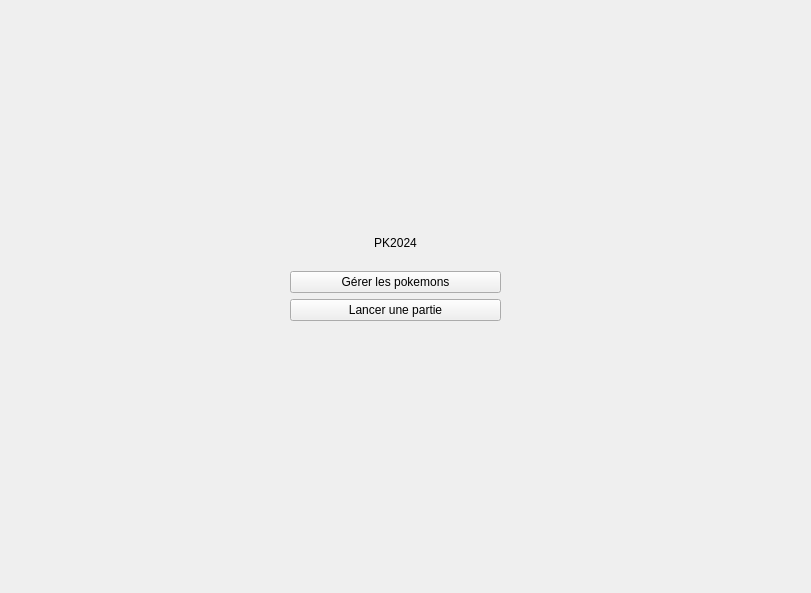
<?xml version="1.0" encoding="UTF-8"?>
<ui version="4.0">
 <class>home</class>
 <widget class="QWidget" name="home">
  <property name="geometry">
   <rect>
    <x>0</x>
    <y>0</y>
    <width>811</width>
    <height>593</height>
   </rect>
  </property>
  <property name="windowTitle">
   <string>Form</string>
  </property>
  <widget class="QWidget" name="verticalLayoutWidget">
   <property name="geometry">
    <rect>
     <x>290</x>
     <y>220</y>
     <width>211</width>
     <height>101</height>
    </rect>
   </property>
   <layout class="QVBoxLayout" name="verticalLayout">
    <item>
     <widget class="QLabel" name="label">
      <property name="layoutDirection">
       <enum>Qt::LeftToRight</enum>
      </property>
      <property name="text">
       <string>PK2024</string>
      </property>
      <property name="alignment">
       <set>Qt::AlignCenter</set>
      </property>
     </widget>
    </item>
    <item>
     <widget class="QPushButton" name="managePokemonsButton">
      <property name="text">
       <string>Gérer les pokemons</string>
      </property>
     </widget>
    </item>
    <item>
     <widget class="QPushButton" name="launchGameButton">
      <property name="text">
       <string>Lancer une partie</string>
      </property>
     </widget>
    </item>
   </layout>
  </widget>
 </widget>
 <resources/>
 <connections/>
 <slots>
  <slot>openManageWindow()</slot>
 </slots>
</ui>
